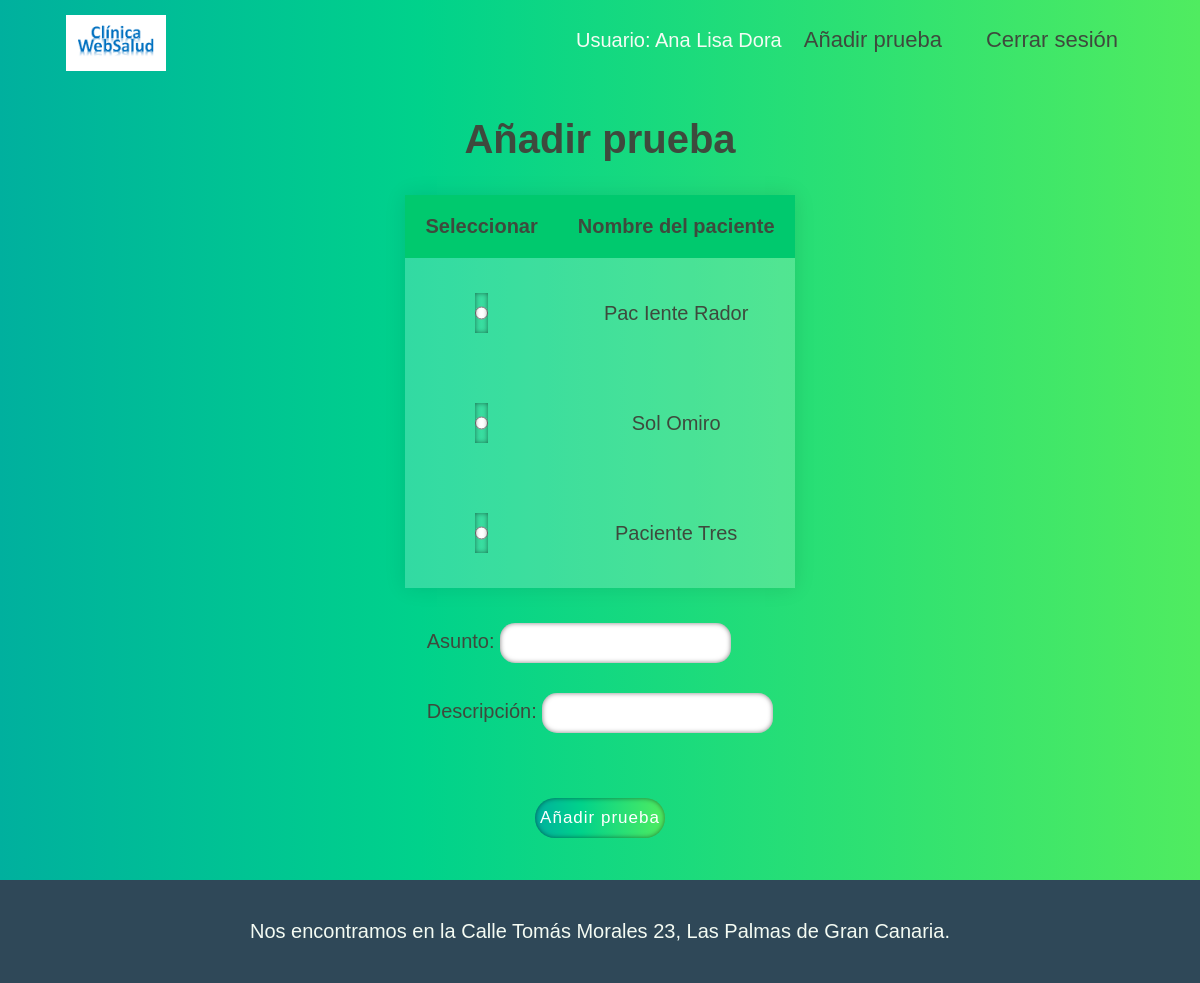
Screenshot of /anadirprueba.php (signed in) with the database file from the repository.
### tables this page shows
CREATE TABLE usuarios (
id INTEGER PRIMARY KEY,
cuenta NVARCHAR(20) NOT NULL,
clave NVARCHAR(32) NOT NULL,
nombre NVARCHAR(200) DEFAULT '',
tipo INTEGER DEFAULT 2,
email NVARCHAR(200) DEFAULT '',
poblacion NVARCHAR(200) DEFAULT '',
direccion NVARCHAR(200) DEFAULT '',
telefono NVARCHAR(200) DEFAULT ''
);

### business.class.php (called while the page is built, shortened)
<?php
include_once 'data_access.class.php';
class User{
    public static function getLoggedUser(){
        return $_SESSION['user'];
    }
}

### data_access.class.php (called while the page is built, shortened)
<?php
class DB{
    private static $connection=null;
    public static function get(){
        if(self::$connection === null){
            self::$connection = new PDO('sqlite:' . __DIR__ . '/datos.db');
            self::$connection->exec('PRAGMA foreign_keys = ON;');
            self::$connection->exec('PRAGMA encoding="UTF-8";');
            self::$connection->setAttribute(PDO::ATTR_ERRMODE, PDO::ERRMODE_EXCEPTION);
        }
        return self::$connection;
    }
    public static function execute_sql($sql,$parms=null){
        try {
            $db = self::get();
            $ints= $db->prepare ( $sql );
            if ($ints->execute($parms)) {
                return $ints;
            }
        }
        catch (PDOException $e) {
            echo '<h3>Error en al DB: ' . $e->getMessage() . '</h3>';
        }
        return false;
    }
    public static function setFetchNamed($inst){
        $inst->setFetchMode(PDO::FETCH_NAMED);
        $res=$inst->fetchAll();
        return $res;
    }
    public static function getPacientes(){
        $query="SELECT nombre,id
            FROM usuarios WHERE tipo=4;";
        $inst = self::execute_sql($query);
        return self::setFetchNamed($inst);
    }
}

### anadirprueba.php (the view, shortened to what this page needs)
<?php
include_once "presentation.class.php";
include_once "data_access.class.php";
include_once "business.class.php";
echo "<div class='fondo-gradiente-verde'>";
echo "<div class='contenedor-tabla centro color-gris-oscuro'>";
echo '<h2>Añadir prueba</h2>';
if($user = User::getLoggedUser()) {
    if ($user['tipo'] == 3){
        if(isset($_POST['id'])&& isset($_POST['descripcion']) && isset($_POST['asunto'])){
            $time=time();
            $auxID=$_POST['id'];
            $asunto=$_POST['asunto'];
            $descripcion=$_POST['descripcion'];
            $id = $user['id'];
            if(DB::addPruebaToHistorial($auxID,$time,$id,$asunto,$descripcion)){
                echo "Se ha añadido correctamente la prueba.";
            } else {
                echo "ERROR: No se ha podido añadir la prueba.";
            }
        } else {
            $datos=DB::getPacientes();
            echo "<table>
                    <tr>
                    <th>Seleccionar</th>
                    <th>Nombre del paciente</th>
                    </tr>";
            echo "<form method='post'>";
            foreach($datos as $registro){
                echo "<tr>";
                echo "<td><input type='radio' name='id' value={$registro['id']}></td>";
                echo "<td>{$registro['nombre']}</td>";
                echo "</tr>";
            }
            echo "</table>";
            echo "<div class='ajustado izquierda'>";
            echo "Asunto:
            <input type='text' name='asunto'><br>
            Descripción:
            <input type='text' name='descripcion'><br>";
            echo "</div>";
            echo "<input type='submit' value='Añadir prueba'><br>";
        }
    }
}
echo "</div></div>";
?>

### estilos.css (style rules this page uses)
* { font:arial,sans-serif; font-size:2rem; }
html { font-size:62.5%; }
body { font-size: 1.6rem; margin: 0; font-family: sans-serif; background: linear-gradient(90deg, rgba(0,176,158,1) 0%, rgba(0,210,139,1) 35%, rgba(80,236,96,1) 100%); color: #F4FBF3; }
.contenedor-tabla { min-height: 100vh; width: 100%; display: flex; flex-direction: column; justify-content: center; align-items: center; color: black; }
.centro { text-align:center; }
.izquierda { text-align: left; }
.ajustado { padding: 1em; }
.fondo-gradiente-verde { background: linear-gradient(90deg, rgba(0,176,158,1) 0%, rgba(0,210,139,1) 35%, rgba(80,236,96,1) 100%); color: #F4FBF3; }
h2 { font-weight: bolder; font-size: 4rem }
.color-gris-oscuro { color: #3E4A3D; }
table { flex-basis: 50%; border-collapse: collapse; overflow: hidden; box-shadow: 0 0 1em rgba(0, 0, 0, 0.1); }
td { padding: 1em; background-color: rgba(255, 255, 255, 0.2); }
th { text-align: center; padding: 1em; background: #00C96E ; }
input { outline: none; border: none; height: 40px; background: white; color: black; box-shadow: 0 0 5px rgba(0, 0, 0, .5) inset; font-size: 1.7rem; padding: 0 5px; margin: 15px 0; letter-spacing: 1px; border-radius: 15px; }
input[type="submit"] { cursor: pointer; color: white; background:linear-gradient(90deg, rgba(0,176,158,1) 0%, rgba(0,210,139,1) 35%, rgba(80,236,96,1) 100%); margin-top: 30px; border-radius: 50px; }
input::placeholder { color: black; }

### rows the page displays
usuarios: nombre "Pac Iente Rador"
usuarios: nombre "Sol Omiro"
usuarios: nombre "Paciente Tres"

### other values shown
$user['nombre'] "Ana Lisa Dora"
